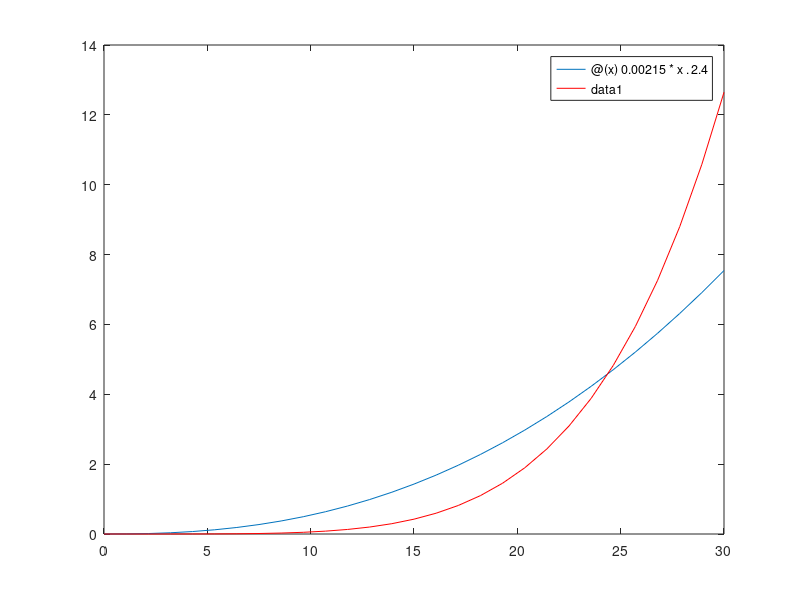
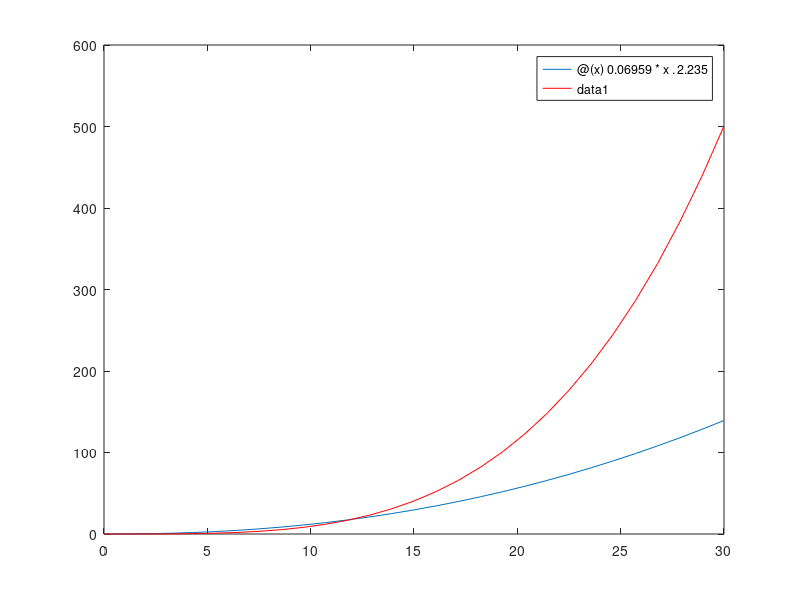
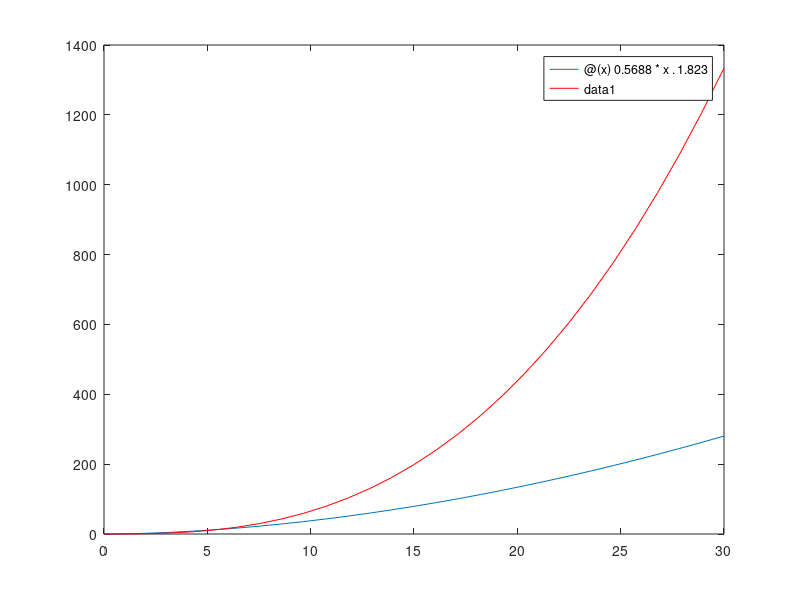
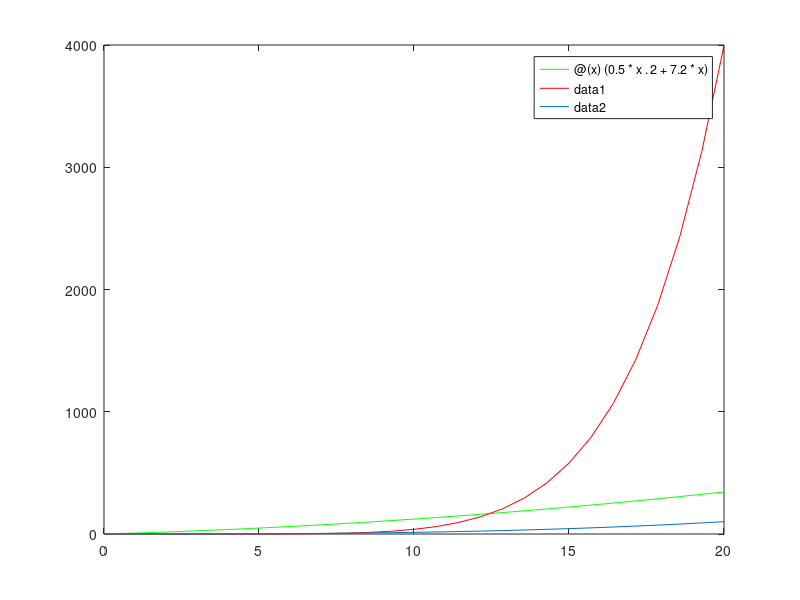

The MATLAB source for these figures, in order:
FF=[ 0.05,  2,  1;
     0.54,  4,  1;
     0.99,  5,  1;
     2.82,  7,  1;
     5.86,  9,  1;
     10.13, 10, 1;
     16.1,  12, 1;
     27.78, 14, 1;
     76.47, 16, 1;
     68.4,  18, 1;
     100.56,20, 1;
     191.77,25, 1;
     
     0.05,  2,  1;
     0.08,  2,  2;
     0.11,  2,  3;
     0.15,  2,  4;
     0.2,   2,  5;
     0.63,  2, 10;
     1.46,  2, 15;
     2.81,  2, 20;
     4.81,  2, 25;
     7.61,  2, 30;
     
     0.17,	3,	1;
     0.27,	3,	2;
     0.39,	3,	3;
     0.55,	3,	4;
     0.75,	3,	5;
     2.45,	3,	10;
     5.76,	3,	15;
     11.08,	3,	20;
     19.08,	3,	25;
     30.35,	3,	30;
     
     0.54,	4,	1;
     0.76,	4,	2;
     1.12,	4,	3;
     1.54,	4,	4;
     2.07,	4,	5;
     6.47,	4,	10;
     14.72,	4,	15;
     28.82,	4,	20;
     52.38,	4,	25;
     75.51,	4,	30;
     
     
     0.99,	5,	1;
     1.51,	5,	2;
     2.2,	5,	3;
     3.05,	5,	4;
     4.05,	5,	5;
     12.7,	5,	10;
     29.00,	5,	15;
     55.36,	5,	20;
     93.44,	5,	25;
		
     2.82,	7,	1;
     4.24,	7,	2;
     6.05,	7,	3;
     8.44,	7,	4;
     11.33,	7,	5;
     34.97,	7,	10;
     80.36,	7,	15;
		
     10.13,	10,	1;
     15.06,	10,	2;
     2.16 ,	10,	3;
     28.87,	10,	4;
	
     27.78,	14,	1;
     57.44,	14,	2;
     ];
 
  IPP=[ 
0.02,	2,	1;
0.16,	4,	1;
0.4, 	5,	1;
2.15,	7,	1;
11.38,	9,	1;
44.8,	10,	1;
116.55,	12,	1;
374.79,	14,	1;
893.08,	16,	1;
		
0.02,	2,	1;
0.03,	2,	2;
0.04,	2,	3;
0.05,	2,	4;
0.08,	2,	5;
0.21,	2,	10;
0.63,	2,	15;
1.9,    2,	20;
4.99,	2,	25;
12.71,	2,	30;
		
0.06,	3,	1;
0.09,	3,	2;
0.12,	3,	3;
0.17,	3,	4;
0.25,	3,	5;
0.98,	3,	10;
3.62,	3,	15;
13.81,	3,	20;
30.03,	3,	25;
55.05,	3,	30;

0.16,	4,	1;
0.24,	4,	2;
0.41,	4,	3;
0.61,	4,	4;
0.81,	4,	5;
3.61,	4,	10;
14.82,	4,	15;
44.13,	4,	20;
104.59,	4,	25;
219.07,	4,	30;

0.4,	5,	1;
0.58,	5,	2;
1,  	5,	3;
1.55,	5,	4;
1.99,	5,	5;
12.26,	5,	10;
40.53,	5,	15;
114.07,	5,	20;
259,	5,	25;


2.15,	7,	1;
3.67,	7,	2;
5.66,	7,	3;
9.86,	7,	4;
15.05,	7,	5;
61.2,	7,	10;
199.58,	7,	15;
		
44.8,	10,	1;
82.71,	10,	2;
106.36,	10,	3;
111.42,	10,	4;

374.79,	14,	1;
592.46,	14,	2;

];
%-------all-data---------------
 FF_i_i=FF(:,1);
 IPP_i_i=IPP(:,1);

 CFF=FF(:,2);
 OFF=FF(:,3);
 
 CIPP=IPP(:,2);
 OIPP=IPP(:,3);
%---------1 office, i cities------------- 
 FF_i_1=FF(1:12,1);
 IPP_i_1=IPP(1:9,1);

 CFF_i_1=FF(1:12,2);
 OFF_i_1=FF(1:12,3);
 
 CIPP_i_1=IPP(1:9,2);
 OIPP_i_1=IPP(1:9,3);
 %----------i offices, 2 citites -----------
 
 FF_2_i=FF(13:22,1);
 IPP_2_i=IPP(10:19,1);
 
 CFF_2_i=FF(13:22,2);
 OFF_2_i=FF(13:22,3);
 
 CIPP_2_i=IPP(10:19,2);
 OIPP_2_i=IPP(10:19,3);
 %---------------------
 
 FF_3_i=FF(23:32,1);
 IPP_3_i=IPP(20:29,1);
 
 CFF_3_i=FF(23:32,2);
 OFF_3_i=FF(23:32,3);
 
 CIPP_3_i=IPP(20:29,2);
 OIPP_3_i=IPP(20:29,3);
 %---------------------
 
 FF_4_i=FF(33:42,1);
 IPP_4_i=IPP(30:39,1);
 
 CFF_4_i=FF(33:42,2);
 OFF_4_i=FF(33:42,3);
 
 CIPP_4_i=IPP(30:39,2);
 OIPP_4_i=IPP(30:39,3);
 %---------------------
 
 FF_5_i=FF(43:51,1);
 IPP_5_i=IPP(40:48,1);
 
 CFF_5_i=FF(43:51,2);
 OFF_5_i=FF(43:51,3);
 
 CIPP_5_i=IPP(40:48,2);
 OIPP_5_i=IPP(40:48,3);
 %---------------------
 
 FF_7_i=FF(52:58,1);
 IPP_7_i=IPP(49:55,1);
 
 CFF_7_i=FF(52:58,2);
 OFF_7_i=FF(52:58,3);
 
 CIPP_7_i=IPP(49:55,2);
 OIPP_7_i=IPP(49:55,3);
 %---------------------
 
 FF_10_i=FF(59:62,1);
 IPP_10_i=IPP(56:59,1); 
 
 CFF_10_i=FF(59:62,2);
 OFF_10_i=FF(59:62,3);
 
 CIPP_10_i=IPP(56:59,2);
 OIPP_10_i=IPP(56:59,3);
 %---------------------

 FF2 = @(x) 0.00215*x.^2.4;
 IPP2= @(x) 0.0000007413*x.^4.896;
 
 FF5 =@(x) 0.06959*x.^2.235;
 IPP5=@(x) 0.002198*x.^3.627;  
 
 FF7 =@(x) 0.5688*x.^1.823;
 IPP7=@(x) 0.1168*x.^2.747;
 
 FFC = @(x) 0.0175*x.^2.891;
 IPPC = @(x) 0.000007421*x.^6.711
 
 FC = @(x) (0.5*x.^2+7.2*x);
 
 figure(1)
 fplot(FF2,[0,30])
 
 hold on
 fplot(IPP2,[0,30],'red')
 
 hold off
 
 figure(2)
 fplot(FF5,[0,30])
 
 hold on
 fplot(IPP5,[0,30],'red')
 
 hold off

  figure(3)
 fplot(FF7,[0,30])
 
 hold on
 fplot(IPP7,[0,30],'red')
 
 hold off
 
 figure(4)
 fplot(FC,[0,20],'green')
 
  
 
 hold on
 fplot(IPPC,[0,20],'red')
 
 fplot(FFC,[0,20])

 hold off
 
 
 
